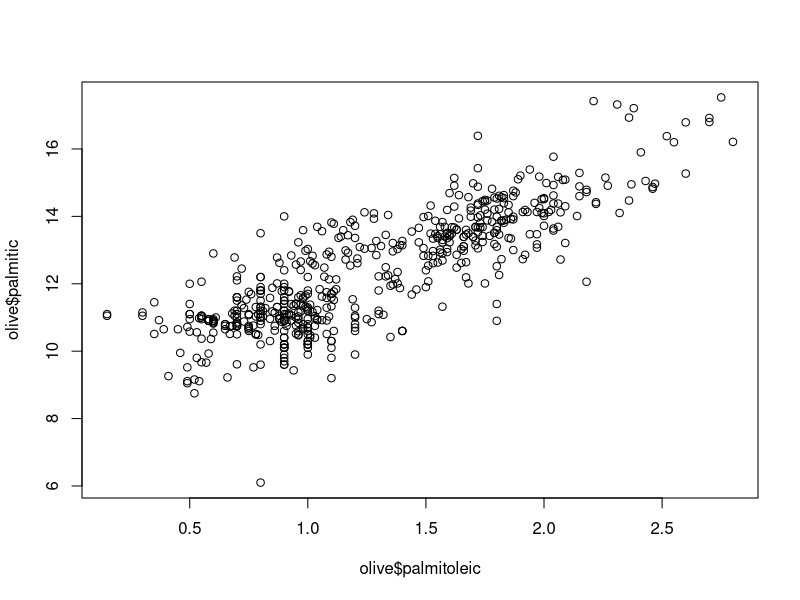
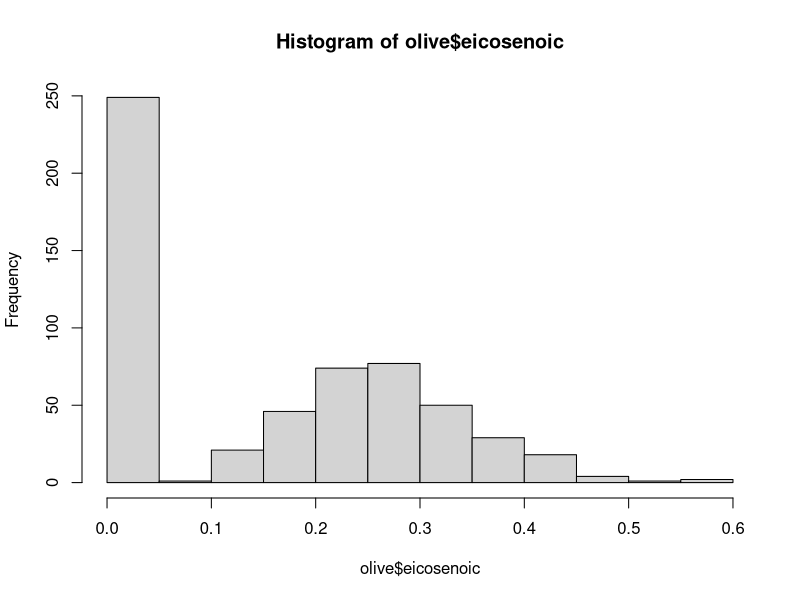
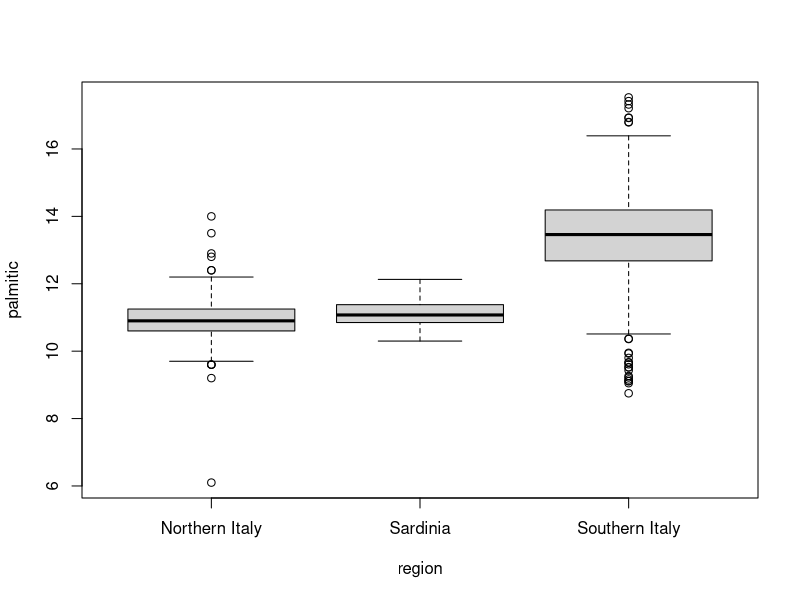

Here is the R script that generated these plots, in order:
library(dslabs)

data(murders)

class(murders)
str(murders)
summary(murders)
class(murders$population)
length(murders$population)

class(murders$region)
levels(murders$region)


# Quizzes

# Quiz 1
quadratic <- function(a, b, c) {
  delta <- b^2 - 4*a*c
  x1 <- (-b - sqrt(delta)) / (2*a)
  x2 <- (-b + sqrt(delta)) / (2*a)
  c(x1, x2)
}
quadratic(1, 1, -1)
quadratic(2, -1, -4) # 1st question

log(1024, base = 4)  # 2nd

data(movielens)
str(movielens) # 3a-3d, 4

# Quiz 2
# 1, 2
x <- c(2, 43, 27, 96, 18)
order(x)
rank(x)
sort(x)
min(x)
which.min(x)
max(x)
which.max(x)
# 3
name <- c("Mandi", "Amy", "Nicole", "Olivia")
distance <- c(0.8, 3.1, 2.8, 4.0)
time <- c(10, 30, 40, 50)
time_hr <- time / 60
distance / time_hr

# 6,7,8
data(olive)
head(olive)
str(olive)
?olive
plot(olive$palmitoleic, olive$palmitic)
hist(olive$eicosenoic)
boxplot(palmitic ~ region, data = olive)
